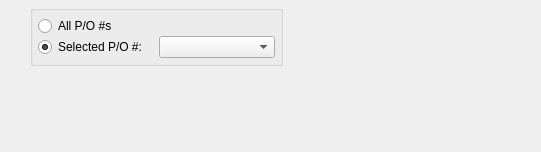
<?xml version="1.0" encoding="UTF-8"?>
<ui version="4.0">
 <comment>This file is part of the xTuple ERP: PostBooks Edition, a free and
open source Enterprise Resource Planning software suite,
Copyright (c) 1999-2011 by OpenMFG LLC, d/b/a xTuple.
It is licensed to you under the Common Public Attribution License
version 1.0, the full text of which (including xTuple-specific Exhibits)
is available at www.xtuple.com/CPAL.  By using this software, you agree
to be bound by its terms.</comment>
 <class>dspSalesOrdersByCustomer</class>
 <widget class="QWidget" name="dspSalesOrdersByCustomer">
  <property name="geometry">
   <rect>
    <x>0</x>
    <y>0</y>
    <width>541</width>
    <height>152</height>
   </rect>
  </property>
  <property name="windowTitle">
   <string>Sales Order Lookup by Customer</string>
  </property>
  <layout class="QHBoxLayout" name="horizontalLayout">
   <item>
    <layout class="QVBoxLayout">
     <item>
      <widget class="CustCluster" name="_cust"/>
     </item>
     <item>
      <spacer>
       <property name="orientation">
        <enum>Qt::Vertical</enum>
       </property>
       <property name="sizeType">
        <enum>QSizePolicy::Expanding</enum>
       </property>
       <property name="sizeHint" stdset="0">
        <size>
         <width>20</width>
         <height>0</height>
        </size>
       </property>
      </spacer>
     </item>
    </layout>
   </item>
   <item>
    <layout class="QVBoxLayout">
     <item>
      <widget class="QGroupBox" name="ButtonGroup5">
       <property name="title">
        <string/>
       </property>
       <layout class="QVBoxLayout">
        <property name="spacing">
         <number>0</number>
        </property>
        <property name="margin">
         <number>5</number>
        </property>
        <item>
         <widget class="QRadioButton" name="_allPOs">
          <property name="text">
           <string>All P/O #s</string>
          </property>
          <property name="checked">
           <bool>false</bool>
          </property>
         </widget>
        </item>
        <item>
         <layout class="QHBoxLayout">
          <item>
           <widget class="QRadioButton" name="_selectedPO">
            <property name="text">
             <string>Selected P/O #:</string>
            </property>
            <property name="checked">
             <bool>true</bool>
            </property>
           </widget>
          </item>
          <item>
           <widget class="XComboBox" name="_poNumber"/>
          </item>
         </layout>
        </item>
       </layout>
      </widget>
     </item>
     <item>
      <layout class="QHBoxLayout">
       <item>
        <widget class="DateCluster" name="_dates"/>
       </item>
       <item>
        <spacer>
         <property name="orientation">
          <enum>Qt::Horizontal</enum>
         </property>
         <property name="sizeHint" stdset="0">
          <size>
           <width>0</width>
           <height>20</height>
          </size>
         </property>
        </spacer>
       </item>
      </layout>
     </item>
     <item>
      <spacer name="verticalSpacer">
       <property name="orientation">
        <enum>Qt::Vertical</enum>
       </property>
       <property name="sizeHint" stdset="0">
        <size>
         <width>20</width>
         <height>0</height>
        </size>
       </property>
      </spacer>
     </item>
    </layout>
   </item>
   <item>
    <spacer name="horizontalSpacer">
     <property name="orientation">
      <enum>Qt::Horizontal</enum>
     </property>
     <property name="sizeHint" stdset="0">
      <size>
       <width>0</width>
       <height>20</height>
      </size>
     </property>
    </spacer>
   </item>
  </layout>
 </widget>
 <layoutdefault spacing="5" margin="5"/>
 <pixmapfunction>qPixmapFromMimeSource</pixmapfunction>
 <customwidgets>
  <customwidget>
   <class>CustCluster</class>
   <extends>QWidget</extends>
   <header>custcluster.h</header>
  </customwidget>
  <customwidget>
   <class>DateCluster</class>
   <extends>QWidget</extends>
   <header>datecluster.h</header>
  </customwidget>
  <customwidget>
   <class>XComboBox</class>
   <extends>QComboBox</extends>
   <header>xcombobox.h</header>
  </customwidget>
 </customwidgets>
 <tabstops>
  <tabstop>_cust</tabstop>
  <tabstop>_allPOs</tabstop>
  <tabstop>_selectedPO</tabstop>
  <tabstop>_poNumber</tabstop>
  <tabstop>_dates</tabstop>
 </tabstops>
 <resources/>
 <connections>
  <connection>
   <sender>_selectedPO</sender>
   <signal>toggled(bool)</signal>
   <receiver>_poNumber</receiver>
   <slot>setEnabled(bool)</slot>
   <hints>
    <hint type="sourcelabel">
     <x>20</x>
     <y>20</y>
    </hint>
    <hint type="destinationlabel">
     <x>20</x>
     <y>20</y>
    </hint>
   </hints>
  </connection>
 </connections>
</ui>
